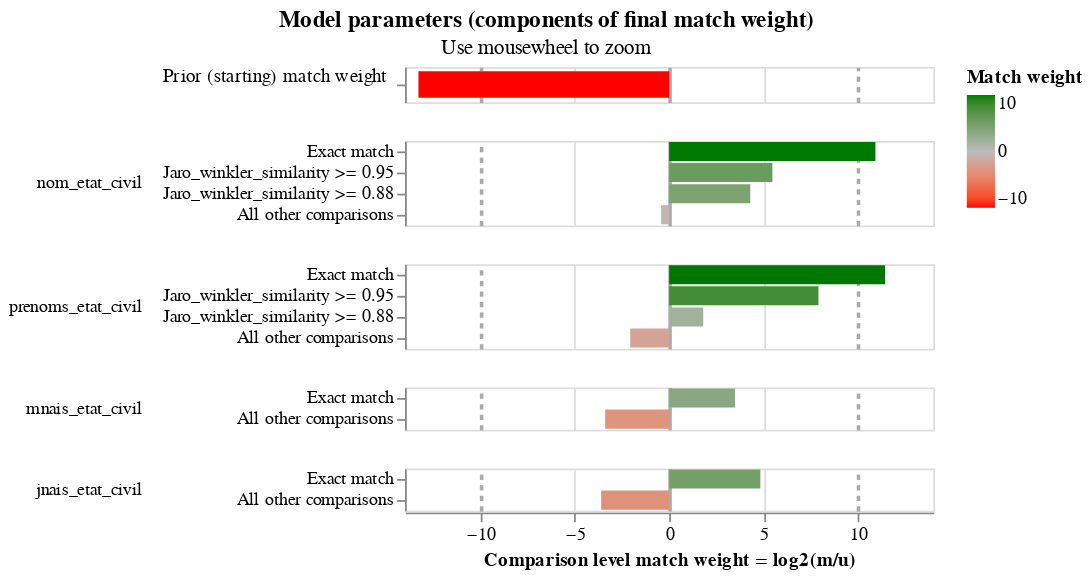

Write notebook code for a chart like this one.
### Markdown cell above
### Analyse du modèle

### Code cell
linker.match_weights_chart()

### Figure 1 — Vega-Lite specification as saved in the notebook (floating-point values rounded to 4 significant figures)
{"config": {"view": {"continuousWidth": 300, "continuousHeight": 300, "discreteHeight": 60, "discreteWidth": 400}, "header": {"title": null}, "mark": {"tooltip": null}, "title": {"anchor": "middle"}}, "vconcat": [{"mark": {"type": "bar", "clip": true, "height": 15}, "encoding": {"color": {"field": "log2_bayes_factor", "scale": {"domain": [-10, 0, 10], "interpolate": "lab", "range": ["red", "#bbbbbb", "green"]}, "title": "Match weight", "type": "quantitative"}, "tooltip": [{"field": "comparison_name", "title": "Comparison name", "type": "nominal"}, {"field": "probability_two_random_records_match", "format": ".4f", "title": "Probability two random records match", "type": "nominal"}, {"field": "log2_bayes_factor", "format": ",.4f", "title": "Equivalent match weight", "type": "quantitative"}, {"field": "bayes_factor_description", "title": "Match weight description", "type": "nominal"}], "x": {"axis": {"domain": false, "gridColor": {"condition": {"test": "abs(datum.value / 10)  <= 1 & datum.value % 10 === 0", "value": "#aaa"}, "value": "#ddd"}, "gridDash": {"condition": {"test": "abs(datum.value / 10) == 1", "value": [3]}, "value": null}, "gridWidth": {"condition": {"test": "abs(datum.value / 10)  <= 1 & datum.value % 10 === 0", "value": 2}, "value": 1}, "labels": false, "ticks": false, "title": ""}, "field": "log2_bayes_factor", "scale": {"domain": [-14, 14]}, "type": "quantitative"}, "y": {"axis": {"title": "Prior (starting) match weight", "titleAlign": "right", "titleAngle": 0, "titleFontWeight": "normal"}, "field": "label_for_charts", "sort": {"field": "comparison_vector_value", "order": "descending"}, "type": "nominal"}}, "height": 20, "transform": [{"filter": "(datum.comparison_name == 'probability_two_random_records_match')"}]}, {"mark": {"type": "bar", "clip": true}, "encoding": {"color": {"field": "log2_bayes_factor", "scale": {"domain": [-10, 0, 10], "interpolate": "lab", "range": ["red", "#bbbbbb", "green"]}, "title": "Match weight", "type": "quantitative"}, "row": {"field": "comparison_name", "header": {"labelAlign": "left", "labelAnchor": "middle", "labelAngle": 0}, "sort": {"field": "comparison_sort_order"}, "type": "nominal"}, "tooltip": [{"field": "comparison_name", "title": "Comparison name", "type": "nominal"}, {"field": "label_for_charts", "title": "Label", "type": "ordinal"}, {"field": "sql_condition", "title": "SQL condition", "type": "nominal"}, {"field": "m_probability", "format": ".4f", "title": "M probability", "type": "quantitative"}, {"field": "u_probability", "format": ".4f", "title": "U probability", "type": "quantitative"}, {"field": "bayes_factor", "format": ",.4f", "title": "Bayes factor = m/u", "type": "quantitative"}, {"field": "log2_bayes_factor", "format": ",.4f", "title": "Match weight = log2(m/u)", "type": "quantitative"}, {"field": "bayes_factor_description", "title": "Match weight description", "type": "nominal"}], "x": {"axis": {"gridColor": {"condition": {"test": "abs(datum.value / 10)  <= 1 & datum.value % 10 === 0", "value": "#aaa"}, "value": "#ddd"}, "gridDash": {"condition": {"test": "abs(datum.value / 10) == 1", "value": [3]}, "value": null}, "gridWidth": {"condition": {"test": "abs(datum.value / 10)  <= 1 & datum.value % 10 === 0", "value": 2}, "value": 1}, "title": "Comparison level match weight = log2(m/u)"}, "field": "log2_bayes_factor", "scale": {"domain": [-14, 14]}, "type": "quantitative"}, "y": {"axis": {"title": null}, "field": "label_for_charts", "sort": {"field": "comparison_vector_value", "order": "descending"}, "type": "nominal"}}, "height": {"step": 12}, "resolve": {"axis": {"y": "independent"}, "scale": {"y": "independent"}}, "transform": [{"filter": "(datum.comparison_name != 'probability_two_random_records_match')"}]}], "data": {"name": "data-26d10b7f40c7e4630165936382af5771"}, "params": [{"name": "mouse_zoom", "select": {"type": "interval", "encodings": ["x"]}, "bind": "scales", "views": []}], "resolve": {"axis": {"y": "independent"}, "scale": {"y": "independent"}}, "title": {"text": "Model parameters (components of final match weight)", "subtitle": "Use mousewheel to zoom"}, "$schema": "https://vega.github.io/schema/vega-lite/v5.9.3.json", "datasets": {"data-26d10b7f40c7e4630165936382af5771": [{"comparison_name": "probability_two_random_records_match", "sql_condition": null, "label_for_charts": "", "m_probability": null, "u_probability": null, "m_probability_description": null, "u_probability_description": null, "has_tf_adjustments": false, "tf_adjustment_column": null, "tf_adjustment_weight": null, "is_null_level": false, "bayes_factor": 0.0001, "log2_bayes_factor": -13.29, "comparison_vector_value": 0, "max_comparison_vector_value": 0, "bayes_factor_description": "The probability that two random records drawn at random match is 0.000 or one in  10,000.0 records.This is equivalent to a starting match weight of -13.288.", "probability_two_random_records_match": 0.0001, "comparison_sort_order": -1}, {"comparison_name": "nom_etat_civil", "sql_condition": "\"nom_etat_civil_l\" = \"nom_etat_civil_r\"", "label_for_charts": "Exact match", "m_probability": 0.2414, "u_probability": 0.0001237, "m_probability_description": "Amongst matching record comparisons, 24.14% of records are in the exact match comparison level", "u_probability_description": "Amongst non-matching record comparisons, 0.01% of records are in the exact match comparison level", "has_tf_adjustments": true, "tf_adjustment_column": "nom_etat_civil", "tf_adjustment_weight": 1.0, "is_null_level": false, "bayes_factor": 1951.0, "log2_bayes_factor": 10.93, "comparison_vector_value": 3, "max_comparison_vector_value": 3, "bayes_factor_description": "If comparison level is `exact match` then comparison is 1,950.69 times more likely to be a match", "probability_two_random_records_match": 0.0001, "comparison_sort_order": 0}, {"comparison_name": "nom_etat_civil", "sql_condition": "jaro_winkler_similarity(\"nom_etat_civil_l\", \"nom_etat_civil_r\") >= 0.95", "label_for_charts": "Jaro_winkler_similarity >= 0.95", "m_probability": 0.003553, "u_probability": 8.021e-05, "m_probability_description": "Amongst matching record comparisons, 0.36% of records are in the jaro_winkler_similarity >= 0.95 comparison level", "u_probability_description": "Amongst non-matching record comparisons, 0.01% of records are in the jaro_winkler_similarity >= 0.95 comparison level", "has_tf_adjustments": false, "tf_adjustment_column": null, "tf_adjustment_weight": 1.0, "is_null_level": false, "bayes_factor": 44.3, "log2_bayes_factor": 5.469, "comparison_vector_value": 2, "max_comparison_vector_value": 3, "bayes_factor_description": "If comparison level is `jaro_winkler_similarity >= 0.95` then comparison is 44.30 times more likely to be a match", "probability_two_random_records_match": 0.0001, "comparison_sort_order": 0}, {"comparison_name": "nom_etat_civil", "sql_condition": "jaro_winkler_similarity(\"nom_etat_civil_l\", \"nom_etat_civil_r\") >= 0.88", "label_for_charts": "Jaro_winkler_similarity >= 0.88", "m_probability": 0.01136, "u_probability": 0.0005771, "m_probability_description": "Amongst matching record comparisons, 1.14% of records are in the jaro_winkler_similarity >= 0.88 comparison level", "u_probability_description": "Amongst non-matching record comparisons, 0.06% of records are in the jaro_winkler_similarity >= 0.88 comparison level", "has_tf_adjustments": false, "tf_adjustment_column": null, "tf_adjustment_weight": 1.0, "is_null_level": false, "bayes_factor": 19.68, "log2_bayes_factor": 4.299, "comparison_vector_value": 1, "max_comparison_vector_value": 3, "bayes_factor_description": "If comparison level is `jaro_winkler_similarity >= 0.88` then comparison is 19.68 times more likely to be a match", "probability_two_random_records_match": 0.0001, "comparison_sort_order": 0}, {"comparison_name": "nom_etat_civil", "sql_condition": "ELSE", "label_for_charts": "All other comparisons", "m_probability": 0.7437, "u_probability": 0.9992, "m_probability_description": "Amongst matching record comparisons, 74.37% of records are in the all other comparisons comparison level", "u_probability_description": "Amongst non-matching record comparisons, 99.92% of records are in the all other comparisons comparison level", "has_tf_adjustments": false, "tf_adjustment_column": null, "tf_adjustment_weight": 1.0, "is_null_level": false, "bayes_factor": 0.7443, "log2_bayes_factor": -0.426, "comparison_vector_value": 0, "max_comparison_vector_value": 3, "bayes_factor_description": "If comparison level is `all other comparisons` then comparison is  1.34 times less likely to be a match", "probability_two_random_records_match": 0.0001, "comparison_sort_order": 0}, {"comparison_name": "prenoms_etat_civil", "sql_condition": "\"prenoms_etat_civil_l\" = \"prenoms_etat_civil_r\"", "label_for_charts": "Exact match", "m_probability": 0.7167, "u_probability": 0.0002579, "m_probability_description": "Amongst matching record comparisons, 71.67% of records are in the exact match comparison level", "u_probability_description": "Amongst non-matching record comparisons, 0.03% of records are in the exact match comparison level", "has_tf_adjustments": true, "tf_adjustment_column": "prenoms_etat_civil", "tf_adjustment_weight": 1.0, "is_null_level": false, "bayes_factor": 2779.0, "log2_bayes_factor": 11.44, "comparison_vector_value": 3, "max_comparison_vector_value": 3, "bayes_factor_description": "If comparison level is `exact match` then comparison is 2,778.90 times more likely to be a match", "probability_two_random_records_match": 0.0001, "comparison_sort_order": 1}, {"comparison_name": "prenoms_etat_civil", "sql_condition": "jaro_winkler_similarity(\"prenoms_etat_civil_l\", \"prenoms_etat_civil_r\") >= 0.95", "label_for_charts": "Jaro_winkler_similarity >= 0.95", "m_probability": 0.03544, "u_probability": 0.0001473, "m_probability_description": "Amongst matching record comparisons, 3.54% of records are in the jaro_winkler_similarity >= 0.95 comparison level", "u_probability_description": "Amongst non-matching record comparisons, 0.01% of records are in the jaro_winkler_similarity >= 0.95 comparison level", "has_tf_adjustments": false, "tf_adjustment_column": null, "tf_adjustment_weight": 1.0, "is_null_level": false, "bayes_factor": 240.6, "log2_bayes_factor": 7.91, "comparison_vector_value": 2, "max_comparison_vector_value": 3, "bayes_factor_description": "If comparison level is `jaro_winkler_similarity >= 0.95` then comparison is 240.57 times more likely to be a match", "probability_two_random_records_match": 0.0001, "comparison_sort_order": 1}, {"comparison_name": "prenoms_etat_civil", "sql_condition": "jaro_winkler_similarity(\"prenoms_etat_civil_l\", \"prenoms_etat_civil_r\") >= 0.88", "label_for_charts": "Jaro_winkler_similarity >= 0.88", "m_probability": 0.009369, "u_probability": 0.002682, "m_probability_description": "Amongst matching record comparisons, 0.94% of records are in the jaro_winkler_similarity >= 0.88 comparison level", "u_probability_description": "Amongst non-matching record comparisons, 0.27% of records are in the jaro_winkler_similarity >= 0.88 comparison level", "has_tf_adjustments": false, "tf_adjustment_column": null, "tf_adjustment_weight": 1.0, "is_null_level": false, "bayes_factor": 3.493, "log2_bayes_factor": 1.804, "comparison_vector_value": 1, "max_comparison_vector_value": 3, "bayes_factor_description": "If comparison level is `jaro_winkler_similarity >= 0.88` then comparison is 3.49 times more likely to be a match", "probability_two_random_records_match": 0.0001, "comparison_sort_order": 1}, {"comparison_name": "prenoms_etat_civil", "sql_condition": "ELSE", "label_for_charts": "All other comparisons", "m_probability": 0.2385, "u_probability": 0.9969, "m_probability_description": "Amongst matching record comparisons, 23.85% of records are in the all other comparisons comparison level", "u_probability_description": "Amongst non-matching record comparisons, 99.69% of records are in the all other comparisons comparison level", "has_tf_adjustments": false, "tf_adjustment_column": null, "tf_adjustment_weight": 1.0, "is_null_level": false, "bayes_factor": 0.2392, "log2_bayes_factor": -2.064, "comparison_vector_value": 0, "max_comparison_vector_value": 3, "bayes_factor_description": "If comparison level is `all other comparisons` then comparison is  4.18 times less likely to be a match", "probability_two_random_records_match": 0.0001, "comparison_sort_order": 1}, {"comparison_name": "mnais_etat_civil", "sql_condition": "\"mnais_etat_civil_l\" = \"mnais_etat_civil_r\"", "label_for_charts": "Exact match", "m_probability": 0.9124, "u_probability": 0.08144, "m_probability_description": "Amongst matching record comparisons, 91.24% of records are in the exact match comparison level", "u_probability_description": "Amongst non-matching record comparisons, 8.14% of records are in the exact match comparison level", "has_tf_adjustments": true, "tf_adjustment_column": "mnais_etat_civil", "tf_adjustment_weight": 1.0, "is_null_level": false, "bayes_factor": 11.2, "log2_bayes_factor": 3.486, "comparison_vector_value": 1, "max_comparison_vector_value": 1, "bayes_factor_description": "If comparison level is `exact match` then comparison is 11.20 times more likely to be a match", "probability_two_random_records_match": 0.0001, "comparison_sort_order": 2}, {"comparison_name": "mnais_etat_civil", "sql_condition": "ELSE", "label_for_charts": "All other comparisons", "m_probability": 0.08757, "u_probability": 0.9186, "m_probability_description": "Amongst matching record comparisons, 8.76% of records are in the all other comparisons comparison level", "u_probability_description": "Amongst non-matching record comparisons, 91.86% of records are in the all other comparisons comparison level", "has_tf_adjustments": false, "tf_adjustment_column": null, "tf_adjustment_weight": 1.0, "is_null_level": false, "bayes_factor": 0.09533, "log2_bayes_factor": -3.391, "comparison_vector_value": 0, "max_comparison_vector_value": 1, "bayes_factor_description": "If comparison level is `all other comparisons` then comparison is  10.49 times less likely to be a match", "probability_two_random_records_match": 0.0001, "comparison_sort_order": 2}, {"comparison_name": "jnais_etat_civil", "sql_condition": "\"jnais_etat_civil_l\" = \"jnais_etat_civil_r\"", "label_for_charts": "Exact match", "m_probability": 0.9204, "u_probability": 0.03231, "m_probability_description": "Amongst matching record comparisons, 92.04% of records are in the exact match comparison level", "u_probability_description": "Amongst non-matching record comparisons, 3.23% of records are in the exact match comparison level", "has_tf_adjustments": true, "tf_adjustment_column": "jnais_etat_civil", "tf_adjustment_weight": 1.0, "is_null_level": false, "bayes_factor": 28.48, "log2_bayes_factor": 4.832, "comparison_vector_value": 1, "max_comparison_vector_value": 1, "bayes_factor_description": "If comparison level is `exact match` then comparison is 28.48 times more likely to be a match", "probability_two_random_records_match": 0.0001, "comparison_sort_order": 3}, {"comparison_name": "jnais_etat_civil", "sql_condition": "ELSE", "label_for_charts": "All other comparisons", "m_probability": 0.07956, "u_probability": 0.9677, "m_probability_description": "Amongst matching record comparisons, 7.96% of records are in the all other comparisons comparison level", "u_probability_description": "Amongst non-matching record comparisons, 96.77% of records are in the all other comparisons comparison level", "has_tf_adjustments": false, "tf_adjustment_column": null, "tf_adjustment_weight": 1.0, "is_null_level": false, "bayes_factor": 0.08222, "log2_bayes_factor": -3.604, "comparison_vector_value": 0, "max_comparison_vector_value": 1, "bayes_factor_description": "If comparison level is `all other comparisons` then comparison is  12.16 times less likely to be a match", "probability_two_random_records_match": 0.0001, "comparison_sort_order": 3}]}}
